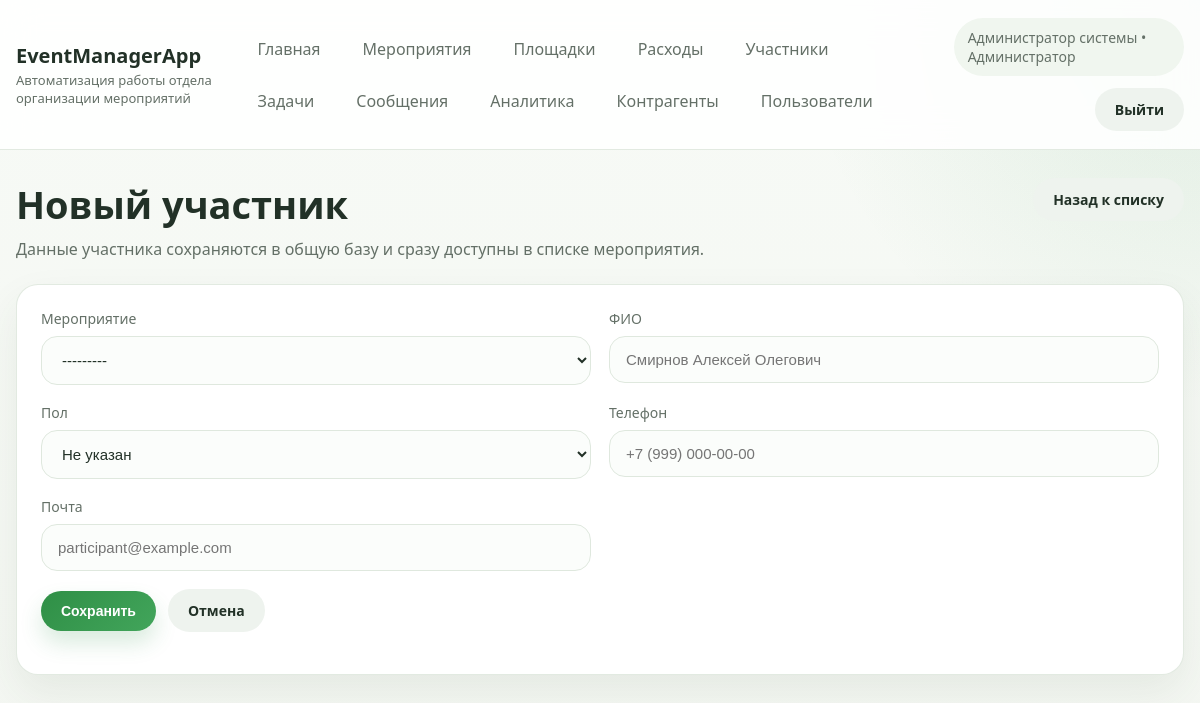
Page /participants/add/ (signed in) on the committed database.
### main/models.py (models this page shows, shortened)
class Employee(AbstractBaseUser, PermissionsMixin):
    ROLE_ADMIN = "admin"
    ROLE_MANAGER = "manager"
    ROLE_ASSISTANT = "assistant"
    ROLE_TEAMLEAD = "teamlead"
    ROLE_CHOICES = [
        (ROLE_ADMIN, "Администратор"),
        (ROLE_MANAGER, "Менеджер"),
        (ROLE_ASSISTANT, "Ассистент"),
        (ROLE_TEAMLEAD, "Руководитель"),
    ]
    e_id = models.BigAutoField(primary_key=True)
    login = models.CharField(max_length=50, unique=True, verbose_name="Логин")
    position = models.CharField(max_length=50, choices=ROLE_CHOICES, verbose_name="Роль")
    fullname = models.CharField(max_length=255, verbose_name="ФИО")
    email = models.EmailField(blank=True, null=True, verbose_name="Почта")
    phone = models.CharField(max_length=50, blank=True, null=True, verbose_name="Телефон")
    age = models.IntegerField(blank=True, null=True, verbose_name="Возраст")
    is_active = models.BooleanField(default=True)
    is_staff = models.BooleanField(default=False)
    objects = EmployeeManager()
    USERNAME_FIELD = "login"
    REQUIRED_FIELDS = []
    class Meta:
        db_table = "employee"
        ordering = ["fullname", "login"]
        permissions = [
            ("can_create_task", "Can create task"),
            ("can_generate_report", "Can generate report"),
        ]
    @property
    def role_label(self):
        if self.is_superuser and not self.position:
            return "Администратор"
        return dict(self.ROLE_CHOICES).get(self.position, self.position)
    @property
    def is_admin(self):
        return self.position == self.ROLE_ADMIN or self.is_superuser
    @property
    def can_manage_users(self):
        return self.is_admin

class Event(models.Model):
    STATUS_DRAFT = "Черновик"
    STATUS_PREPARATION = "Подготовка"
    STATUS_ACTIVE = "Проведение"
    STATUS_FINISHED = "Завершено"
    STATUS_CHOICES = [
        (STATUS_DRAFT, "Черновик"),
        (STATUS_PREPARATION, "Подготовка"),
        (STATUS_ACTIVE, "Проведение"),
        (STATUS_FINISHED, "Завершено"),
    ]
    event_id = models.AutoField(primary_key=True, blank=True)
    p = models.ForeignKey(Place, models.DO_NOTHING, blank=True, null=True, db_column="p_id", verbose_name="Площадка")
    title = models.TextField(verbose_name="Название")
    description = models.TextField(blank=True, null=True, verbose_name="Описание")
    time = models.TextField(blank=True, null=True, verbose_name="Дата и время")
    end_date = models.TextField(blank=True, null=True, verbose_name="Дата окончания")
    planned_budget = models.FloatField(
        blank=True,
        null=True,
        default=0,
        validators=[MinValueValidator(0)],
        verbose_name="Планируемый бюджет",
    )
    status = models.TextField(verbose_name="Статус")
    created_by = models.ForeignKey(
        Employee,
        models.DO_NOTHING,
        blank=True,
        null=True,
        db_column="created_by_id",
        related_name="created_events",
        verbose_name="Создатель",
    )
    class Meta:
        managed = False
        db_table = "event"
        ordering = ["-event_id"]
    def __str__(self):
        return self.title

### main/views.py (the view)
# urls.py: path("participants/add/", views.add_participant, name="add_participant"),
@login_required
def add_participant(request):
    initial = {}
    if request.GET.get("event"):
        initial["event"] = request.GET["event"]
    form = ParticipantForm(request.POST or None, initial=initial, event_queryset=_visible_events_queryset(request.user))
    if request.method == "POST" and form.is_valid():
        form.save()
        messages.success(request, "Участник добавлен.")
        return redirect("participants")
    return render(request, "main/participant_form.html", {"form": form, "title": "Новый участник"})

### main/forms.py (shortened to what this page needs)
class ParticipantForm(forms.Form, StyledFormMixin):
    event = forms.ModelChoiceField(label="Мероприятие", queryset=Event.objects.all())
    fullname = forms.CharField(label="ФИО", required=False)
    gender = forms.ChoiceField(
        label="Пол",
        required=False,
        choices=[
            ("", "Не указан"),
            ("male", "Мужской"),
            ("female", "Женский"),
        ],
    )
    phone = forms.CharField(label="Телефон", required=False)
    email = forms.EmailField(label="Почта", required=False)
    def __init__(self, *args, **kwargs):
        self.instance = kwargs.pop("instance", None)
        event_queryset = kwargs.pop("event_queryset", None)
        super().__init__(*args, **kwargs)
        self.fields["event"].queryset = event_queryset if event_queryset is not None else Event.objects.all()
        self.fields["fullname"].widget.attrs["placeholder"] = "Смирнов Алексей Олегович"
        self.fields["phone"].widget.attrs["placeholder"] = "+7 (999) 000-00-00"
        self.fields["email"].widget.attrs["placeholder"] = "participant@example.com"
        self.apply_base_styles()

### main/forms.py (called while the page is built)
    def apply_base_styles(self):
        for field in self.fields.values():
            widget = field.widget
            css_class = "form-control"
            if isinstance(widget, forms.Select):
                css_class = "form-select"
            if isinstance(widget, forms.CheckboxSelectMultiple):
                css_class = "checkbox-list"
            if isinstance(widget, forms.CheckboxInput):
                css_class = "form-check-input"
            existing = widget.attrs.get("class", "")
            widget.attrs["class"] = f"{existing} {css_class}".strip()

### main/views.py (called while the page is built)
def _visible_events_queryset(user):
    queryset = Event.objects.select_related("p", "created_by")
    if user.is_superuser or user.position in {Employee.ROLE_ADMIN, Employee.ROLE_TEAMLEAD}:
        return queryset
    access_filter = Q(employeeonevent__e=user)
    if user.position == Employee.ROLE_MANAGER:
        access_filter |= Q(created_by=user)
    return queryset.filter(access_filter).distinct()

### main/templates/main/participant_form.html (shortened to what this page needs)
{% extends 'main/website_headers.html' %}
{% block content %}
    <section class="page-head">
        <div>
            <h1 class="page-title">{{ title }}</h1>
            <p class="page-subtitle">Данные участника сохраняются в общую базу и сразу доступны в списке мероприятия.</p>
        </div>
        <a href="{% url 'participants' %}" class="btn btn-secondary">Назад к списку</a>
    </section>
    <section class="form-card panel">
        <form method="post" class="field-grid">
            {% for field in form %}
                <div class="field">
                    <label for="{{ field.id_for_label }}">{{ field.label }}</label>
                    {{ field }}
                </div>
            {% endfor %}
            <div class="toolbar" style="grid-column:1 / -1;">
                <button type="submit" class="btn btn-primary">Сохранить</button>
                <a href="{% url 'participants' %}" class="btn btn-secondary">Отмена</a>
            </div>
        </form>
    </section>
{% endblock %}

### main/templates/main/website_headers.html (shortened to what this page needs)
{% load static %}
<!DOCTYPE html>
<html lang="ru">
<head>
    <link rel="stylesheet" href="{% static 'main/css/app.css' %}">
</head>
<body>
<div class="site-shell">
    <header class="topbar">
        <div class="topbar-inner">
            <div class="brand">
                <a href="{% url 'main_page' %}" class="brand-title">EventManagerApp</a>
                <div class="brand-subtitle">Автоматизация работы отдела организации мероприятий</div>
            </div>
            {% if request.user.is_authenticated %}
                <nav class="nav-links">
                    <a class="nav-link" href="{% url 'main_page' %}">Главная</a>
                    <a class="nav-link" href="{% url 'events' %}">Мероприятия</a>
                    <a class="nav-link" href="{% url 'places' %}">Площадки</a>
                    <a class="nav-link" href="{% url 'expenses' %}">Расходы</a>
                    <a class="nav-link" href="{% url 'participants' %}">Участники</a>
                    <a class="nav-link" href="{% url 'tasks' %}">Задачи</a>
                    <a class="nav-link" href="{% url 'messages' %}">Сообщения</a>
                    <a class="nav-link" href="{% url 'analytics' %}">Аналитика</a>
                    <a class="nav-link" href="{% url 'contractors' %}">Контрагенты</a>
                    {% if request.user.can_manage_users %}
                        <a class="nav-link" href="{% url 'employees' %}">Пользователи</a>
                    {% endif %}
                </nav>
                <div class="user-panel">
                    <div class="user-chip">{{ request.user.fullname|default:request.user.login }} • {{ request.user.role_label }}</div>
                    <a href="{% url 'logout' %}" class="btn btn-secondary">Выйти</a>
                </div>
            {% endif %}
        </div>
    </header>
    <main class="page-wrap">
        {% block content %}{% endblock %}
    </main>
</div>
</body>
</html>

### main/static/main/css/app.css (style rules this page uses)
:root { --bg: #f4f7f2; --surface: #ffffff; --surface-muted: #f9fbf9; --border: #dfe8de; --text: #223127; --text-muted: #647067; --primary: #2f8f46; --primary-dark: #236a34; --danger: #cc4b4b; --warning: #d89a1d; --shadow: 0 18px 40px rgba(47, 72, 54, 0.08); --radius: 22px; }
* { box-sizing: border-box; }
body { margin: 0; font-family: "Segoe UI", Tahoma, sans-serif; background: radial-gradient(circle at top right, rgba(47, 143, 70, 0.12), transparent 28%), linear-gradient(180deg, #f7faf6 0%, var(--bg) 100%); color: var(--text); }
a { color: inherit; text-decoration: none; }
.site-shell { min-height: 100vh; }
.topbar { position: sticky; top: 0; z-index: 10; background: rgba(255, 255, 255, 0.88); backdrop-filter: blur(18px); border-bottom: 1px solid rgba(223, 232, 222, 0.9); }
.topbar-inner, .page-wrap { width: min(1200px, calc(100% - 32px)); margin: 0 auto; }
.topbar-inner { display: flex; justify-content: space-between; align-items: center; gap: 20px; padding: 18px 0; }
.brand { display: flex; flex-direction: column; gap: 2px; }
.brand-title { font-size: 20px; font-weight: 700; }
.brand-subtitle { font-size: 13px; color: var(--text-muted); }
.nav-links { display: flex; flex-wrap: wrap; gap: 10px; align-items: center; }
.nav-link { padding: 10px 16px; border-radius: 999px; color: var(--text-muted); transition: 0.2s ease; }
.user-panel { display: flex; align-items: center; gap: 12px; flex-wrap: wrap; justify-content: flex-end; }
.user-chip { padding: 10px 14px; border-radius: 999px; background: #f0f6ef; color: var(--text-muted); font-size: 14px; }
.page-wrap { padding: 28px 0 48px; }
.page-head { display: flex; justify-content: space-between; align-items: flex-start; gap: 16px; margin-bottom: 24px; }
.page-title { margin: 0; font-size: clamp(28px, 4vw, 38px); }
.page-subtitle { margin: 8px 0 0; color: var(--text-muted); max-width: 760px; }
.card, .table-card, .form-card, .stats-card { background: var(--surface); border: 1px solid rgba(223, 232, 222, 0.9); border-radius: var(--radius); box-shadow: var(--shadow); }
.panel { padding: 24px; }
.toolbar, .filters { display: flex; flex-wrap: wrap; gap: 12px; align-items: center; margin-bottom: 18px; }
.form-control, .form-select, textarea { width: 100%; border: 1px solid var(--border); border-radius: 16px; background: #fbfdfb; padding: 14px 16px; font-size: 15px; color: var(--text); outline: none; transition: border-color 0.2s ease, box-shadow 0.2s ease; }
.field-grid { display: grid; grid-template-columns: repeat(2, minmax(0, 1fr)); gap: 18px; }
.field { display: flex; flex-direction: column; gap: 8px; }
.field label { font-size: 14px; color: var(--text-muted); }
.btn { display: inline-flex; align-items: center; justify-content: center; gap: 8px; border: none; border-radius: 999px; padding: 12px 20px; font-size: 14px; font-weight: 600; cursor: pointer; transition: transform 0.2s ease, box-shadow 0.2s ease, background 0.2s ease; }
.btn-primary { color: #fff; background: linear-gradient(135deg, var(--primary), #42a55b); box-shadow: 0 12px 22px rgba(47, 143, 70, 0.18); }
.btn-secondary { background: #eef3ee; color: var(--text); }

### rows in the picture
Employee: user.fullname "Администратор системы", user.role_label "Администратор"
Event: form "---------"

### other values in the picture
{{ title }} "Новый участник"
{{ field.label }} "Мероприятие" "ФИО" "Пол" "Телефон" "Почта"
